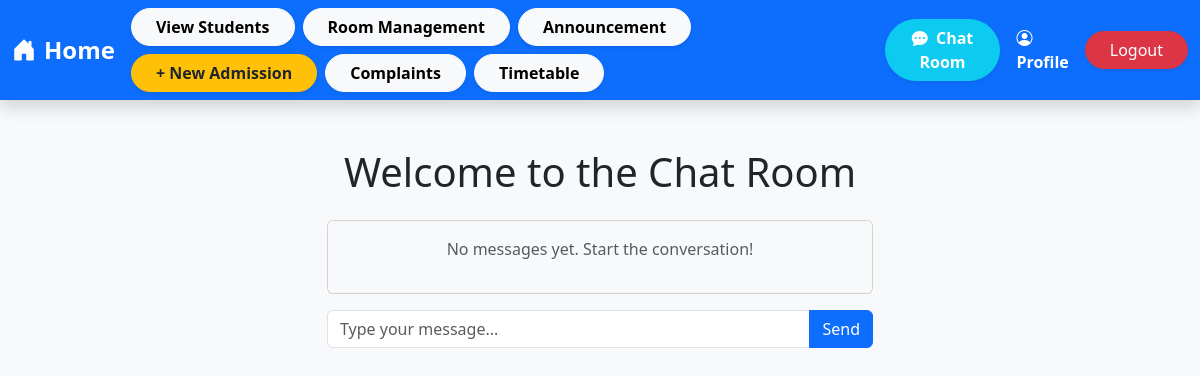
The app's page /chatrooms/ (signed in), older data.
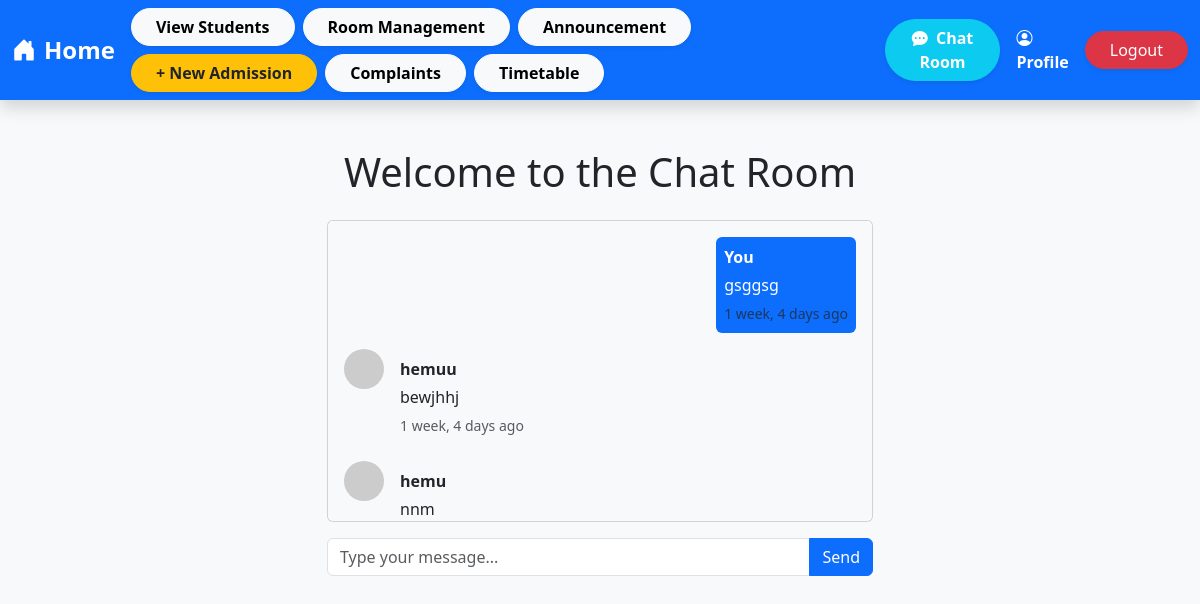
The same page, newer data.
### chatroom/models.py (models this page shows, shortened)
class Chats(models.Model):
    user = models.ForeignKey(User, on_delete=models.CASCADE)
    message = models.TextField()
    created = models.DateTimeField(default=now, blank=True)

### chatroom/views.py (the view, shortened to what this page needs)
# urls.py: path('',views.view_chatroom,name='index'),
@login_required
def view_chatroom(request):
    chats = Chats.objects.all()
    context = {'chats': chats}
    return render(request, 'chatroom/index.html', context)

### chatroom/templates/chatroom/index.html (shortened to what this page needs)
{% extends 'base.html' %}
{% block content %}
<div class="container my-5">
    <div class="row justify-content-center">
        <div class="col-md-6">
            <h1 class="text-center mb-4">Welcome to the Chat Room</h1>
            <div class="card">
                <div class="card-body chat-box p-3" id="chatList">
                    {% for chat in chats %}
                        <div class="d-flex
                            {% if chat.user == request.user %}justify-content-end{% else %}justify-content-start{% endif %}
                            align-items-start mb-3">
                            {% if chat.user != request.user %}
                                <img src="https://via.placeholder.com/40"
                                     class="rounded-circle me-2" alt="{{ chat.user.username }}">
                            {% endif %}
                            <div class="chat-bubble {% if chat.user == request.user %}bg-primary text-white{% else %}bg-light{% endif %} p-2 rounded">
                                <strong class="d-block mb-1">
                                    {% if chat.user == request.user %}You{% else %}{{ chat.user.username }}{% endif %}
                                </strong>
                                <p class="mb-1">{{ chat.message }}</p>
                                <small class="text-muted">{{ chat.created|timesince }} ago</small>
                            </div>
                        </div>
                    {% empty %}
                        <p class="text-center text-muted">No messages yet. Start the conversation!</p>
                    {% endfor %}
                </div>
            </div>
            <form method="POST" class="mt-3" onsubmit="postChatMessage(event)">
                <div class="input-group">
                    <input type="text" name="message" id="messageInput"
                           class="form-control" placeholder="Type your message..." autocomplete="off" required>
                    <button type="submit" class="btn btn-primary">Send</button>
                </div>
            </form>
        </div>
    </div>
</div>
{% endblock %}

Row changes from the older to the newer data that the page shows:
added Chats: shows "You", message "gsggsg", created "1 week, 4 days"
added Chats: user.username "hemuu", message "bewjhhj", created "1 week, 4 days"
added Chats: user.username "hemu", message "nnm"
Text that changed along with them:
text no longer shown: "No messages yet. Start the conversation!"
